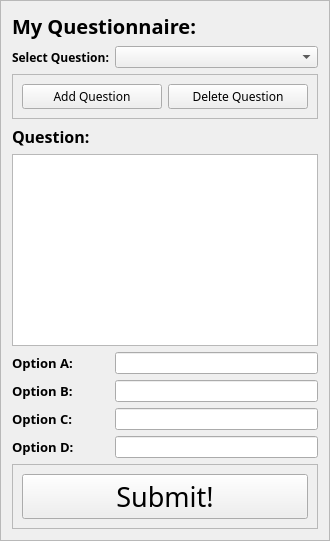
         <widget class="QFrame" name="doctorQuestionnaireFrame">
          <property name="sizePolicy">
           <sizepolicy hsizetype="Fixed" vsizetype="Preferred">
            <horstretch>0</horstretch>
            <verstretch>0</verstretch>
           </sizepolicy>
          </property>
          <property name="minimumSize">
           <size>
            <width>330</width>
            <height>0</height>
           </size>
          </property>
          <property name="maximumSize">
           <size>
            <width>330</width>
            <height>16777215</height>
           </size>
          </property>
          <property name="frameShape">
           <enum>QFrame::StyledPanel</enum>
          </property>
          <property name="frameShadow">
           <enum>QFrame::Raised</enum>
          </property>
          <layout class="QFormLayout" name="formLayout_19">
           <item row="0" column="0" colspan="2">
            <widget class="QLabel" name="label_98">
             <property name="font">
              <font>
               <family>MV Boli</family>
               <pointsize>15</pointsize>
               <weight>75</weight>
               <bold>true</bold>
              </font>
             </property>
             <property name="text">
              <string>My Questionnaire:</string>
             </property>
            </widget>
           </item>
           <item row="1" column="0">
            <widget class="QLabel" name="label_99">
             <property name="font">
              <font>
               <family>MV Boli</family>
               <pointsize>9</pointsize>
               <weight>75</weight>
               <bold>true</bold>
              </font>
             </property>
             <property name="text">
              <string>Select Question:</string>
             </property>
            </widget>
           </item>
           <item row="1" column="1">
            <widget class="QComboBox" name="doctorQuestionnaireSelectQuestion"/>
           </item>
           <item row="3" column="0">
            <widget class="QLabel" name="label_100">
             <property name="font">
              <font>
               <family>MV Boli</family>
               <pointsize>12</pointsize>
               <weight>75</weight>
               <bold>true</bold>
              </font>
             </property>
             <property name="text">
              <string>Question:</string>
             </property>
            </widget>
           </item>
           <item row="4" column="0" colspan="2">
            <widget class="QTextEdit" name="doctorQuestionnaireQuestion"/>
           </item>
           <item row="5" column="0">
            <widget class="QLabel" name="label_106">
             <property name="font">
              <font>
               <family>MV Boli</family>
               <pointsize>10</pointsize>
               <weight>75</weight>
               <bold>true</bold>
              </font>
             </property>
             <property name="text">
              <string>Option A:</string>
             </property>
            </widget>
           </item>
           <item row="5" column="1">
            <widget class="QLineEdit" name="doctorQuestionnaireOptionA"/>
           </item>
           <item row="6" column="0">
            <widget class="QLabel" name="label_107">
             <property name="font">
              <font>
               <family>MV Boli</family>
               <pointsize>10</pointsize>
               <weight>75</weight>
               <bold>true</bold>
              </font>
             </property>
             <property name="text">
              <string>Option B:</string>
             </property>
            </widget>
           </item>
           <item row="6" column="1">
            <widget class="QLineEdit" name="doctorQuestionnaireOptionB"/>
           </item>
           <item row="7" column="0">
            <widget class="QLabel" name="label_108">
             <property name="font">
              <font>
               <family>MV Boli</family>
               <pointsize>10</pointsize>
               <weight>75</weight>
               <bold>true</bold>
              </font>
             </property>
             <property name="text">
              <string>Option C:</string>
             </property>
            </widget>
           </item>
           <item row="7" column="1">
            <widget class="QLineEdit" name="doctorQuestionnaireOptionC"/>
           </item>
           <item row="8" column="0">
            <widget class="QLabel" name="label_109">
             <property name="font">
              <font>
               <family>MV Boli</family>
               <pointsize>10</pointsize>
               <weight>75</weight>
               <bold>true</bold>
              </font>
             </property>
             <property name="text">
              <string>Option D:</string>
             </property>
            </widget>
           </item>
           <item row="8" column="1">
            <widget class="QLineEdit" name="doctorQuestionnaireOptionD"/>
           </item>
           <item row="10" column="0" colspan="2">
            <widget class="QFrame" name="frame_18">
             <property name="frameShape">
              <enum>QFrame::StyledPanel</enum>
             </property>
             <property name="frameShadow">
              <enum>QFrame::Raised</enum>
             </property>
             <layout class="QGridLayout" name="gridLayout_15">
              <item row="0" column="0" colspan="2">
               <widget class="QPushButton" name="doctorQuestionnaireSubmit">
                <property name="font">
                 <font>
                  <family>Impact</family>
                  <pointsize>20</pointsize>
                 </font>
                </property>
                <property name="text">
                 <string>Submit!</string>
                </property>
               </widget>
              </item>
             </layout>
            </widget>
           </item>
           <item row="2" column="0" colspan="2">
            <widget class="QFrame" name="frame_17">
             <property name="frameShape">
              <enum>QFrame::StyledPanel</enum>
             </property>
             <property name="frameShadow">
              <enum>QFrame::Raised</enum>
             </property>
             <layout class="QHBoxLayout" name="horizontalLayout_19">
              <item>
               <widget class="QPushButton" name="doctorQuestionnaireAddQuestion">
                <property name="font">
                 <font>
                  <family>Impact</family>
                  <pointsize>9</pointsize>
                 </font>
                </property>
                <property name="text">
                 <string>Add Question</string>
                </property>
               </widget>
              </item>
              <item>
               <widget class="QPushButton" name="doctorQuestionnaireDeleteQuestion">
                <property name="font">
                 <font>
                  <family>Impact</family>
                  <pointsize>9</pointsize>
                 </font>
                </property>
                <property name="text">
                 <string>Delete Question</string>
                </property>
               </widget>
              </item>
             </layout>
            </widget>
           </item>
          </layout>
         </widget>
